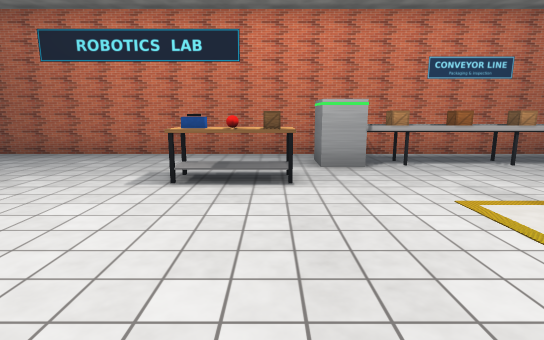
[1] (above)

12 first-person views from a walk through a scene from a Unity 3-D project. The camera is 1.2 m above the floor, tilts 10° down and sees 80° across. The floor is counted in squares, 1 m on a side. Each view is taken from the middle of a square. On the plan, view 1 faces up. The plan holds only what a view shows up to about 14 squares ahead; the rest is blank. The place goes on beyond the plan. The player is left out.

[2]
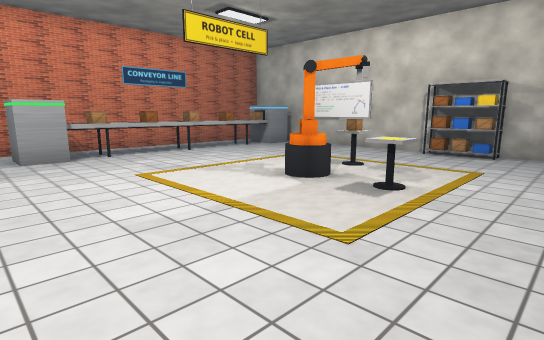

[3]
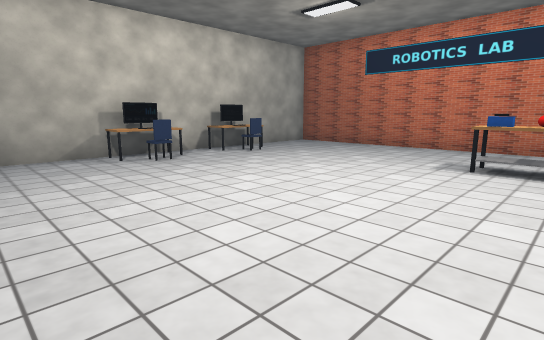

[4]
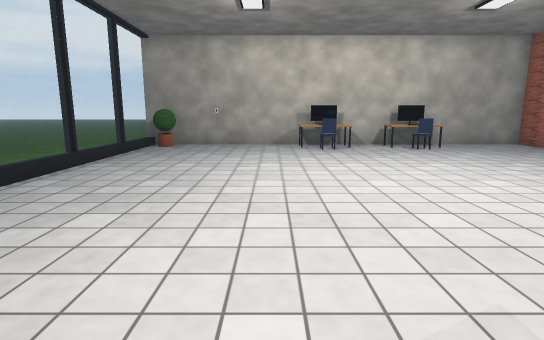

[5]
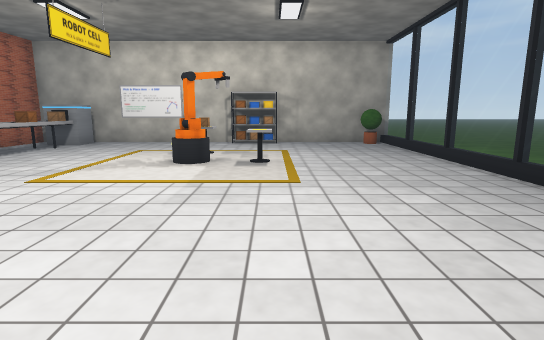

[6]
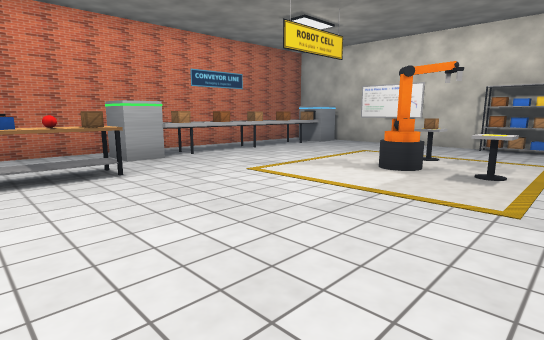

[7]
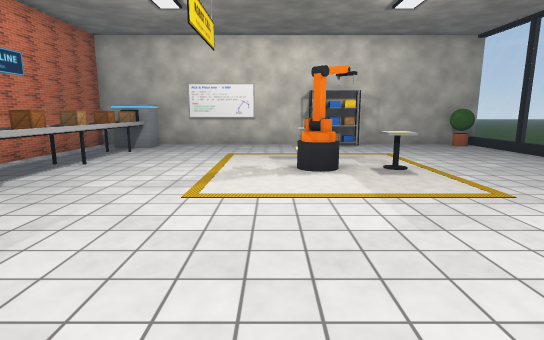

[8]
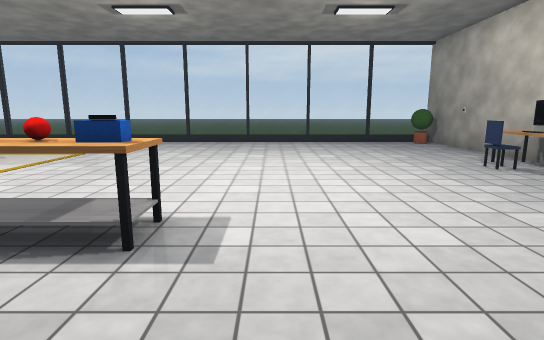

[9]
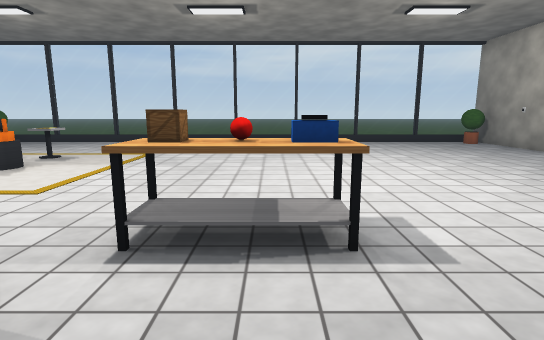

[10]
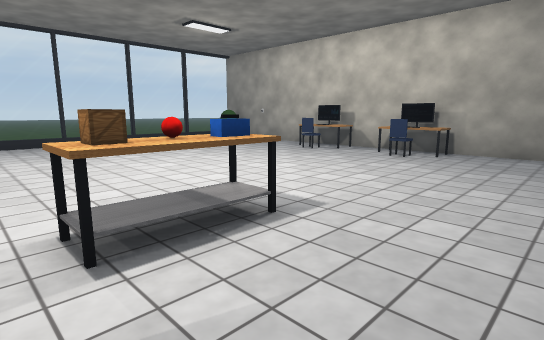

[11]
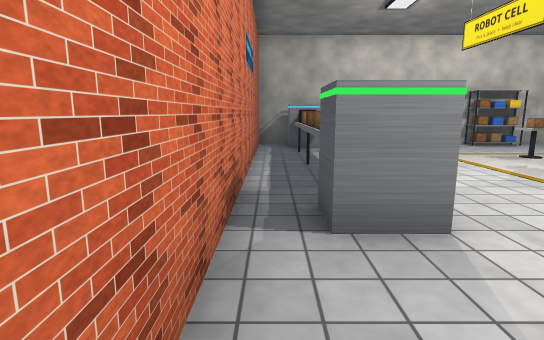

[12]
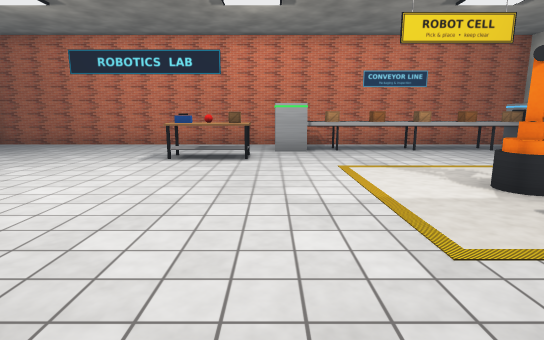

### Floor plan
Key: @ floor where view 1 was taken; # wall or solid block; . floor; = window, fence, low wall or low ledge; ^ raised ledge; O other object.
Columns run from 10 left of view 1 to 11 right of it. Each row starts with its distance up from view 1.
 10 ######################
  9 #....................#
  8 #..........#OOOOOOOOO#
  7 #..........OO...=..OO#
  6 #^......OOO..........#
  5 ##O..................#
  4 #^...................#
  3 #^...................#
  2 ##O............O.O...#
  1 #^..................O#
  0 #.........@....O....O#
 -1 #....................#
 -2 #....................#
 -3 #....................#
 -4 #O..................O#
 -5 #====================#

Positions as (right, up) in squares from view 1, and headings:
1: (0, 0), facing up
2: (0, -2), facing up-right
3: (0, -2), facing up-left
4: (3, 0), facing left
5: (-3, 0), facing right
6: (-2, -1), facing up-right
7: (-2, 3), facing right
8: (-3, 9), facing down
9: (-1, 9), facing down
10: (1, 9), facing down-left
11: (-2, 9), facing right
12: (1, -3), facing up
